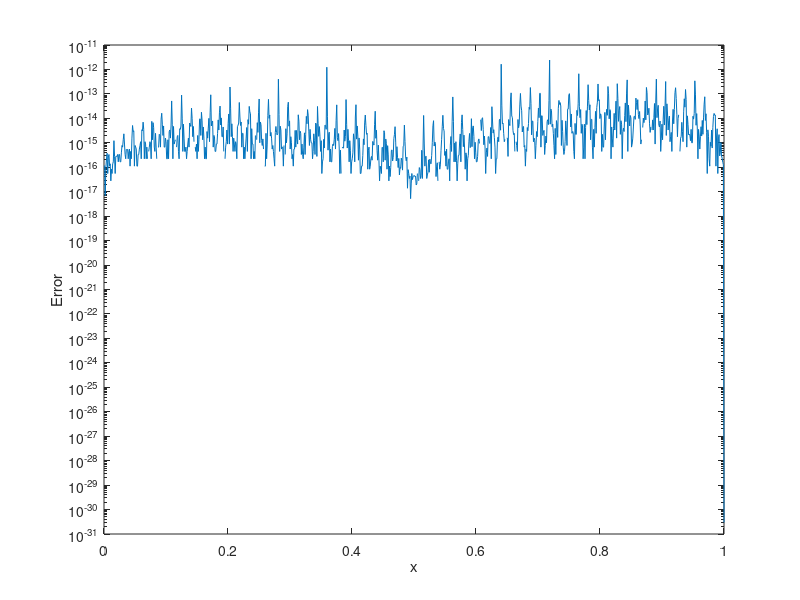

This chart was generated by the following MATLAB code:
clear, clc
format long
n = 2^6;  % num of points
% define function
f = @(x) sin(2*pi.*x).*exp(1).^(cos(2*pi.*x));
all_x = linspace(0,1,n+1);
all_x = all_x(1:end-1);
y = f(all_x);
% error of lagrange interpolation
test_points = linspace(0,1,1000);
error = zeros(1, 1000);
for i = 1:1000
    u = test_points(i);
    l = zeros(1, n);
    for k = 1:n
        l(k) = l(k)+(-1)^(k-1)/n*sin(n*pi*u)...
            *cot(pi*(u-all_x(k)));
    end
    L = l*y';
    error(i) = abs(L - f(u));
end
% draw semilogy
semilogy(test_points, error)
xlabel('x')
ylabel('Error')
